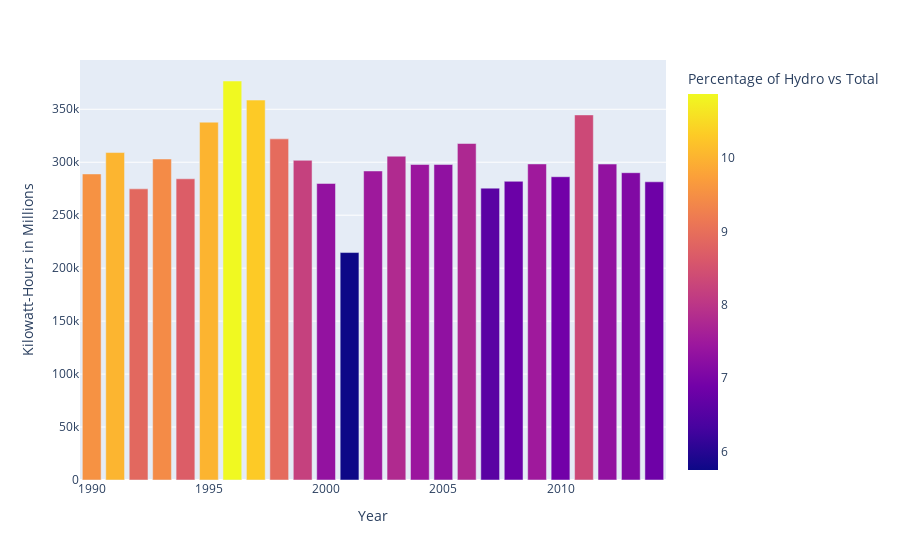

This figure's notebook cell:
### Code cell
hydro = px.bar(hyd_results, x='year', y='quantity', labels={'quantity':'Kilowatt-Hours in Millions', 'year':'Year', 
               'hyd_as_per':'Percentage of Hydro vs Total'}, hover_data=['hyd_as_per'], color='hyd_as_per')

hydro.show()

### Figure 1 — Plotly figure (JSON) as saved in the notebook; plotly's stock layout.template omitted (floating-point values rounded to 4 significant figures)
{"data": [{"alignmentgroup": "True", "customdata": [[6.829], [7.087], [7.316], [8.338], [6.888], [7.5], [6.792], [6.575], [7.753], [7.288], [7.436], [7.801], [7.496], [5.746], [7.336], [8.199], [8.936], [10.3], [10.87], [10.02], [8.701], [9.438], [8.873], [10.02], [9.537]], "hoverlabel": {"namelength": 0}, "hovertemplate": "Year=%{x}<br>Kilowatt-Hours in Millions=%{y}<br>Percentage of Hydro vs Total=%{marker.color}", "legendgroup": "", "marker": {"color": [6.829, 7.087, 7.316, 8.338, 6.888, 7.5, 6.792, 6.575, 7.753, 7.288, 7.436, 7.801, 7.496, 5.746, 7.336, 8.199, 8.936, 10.3, 10.87, 10.02, 8.701, 9.438, 8.873, 10.02, 9.537], "coloraxis": "coloraxis"}, "name": "", "offsetgroup": "", "orientation": "v", "showlegend": false, "textposition": "auto", "type": "bar", "x": [2014, 2013, 2012, 2011, 2010, 2009, 2008, 2007, 2006, 2005, 2004, 2003, 2002, 2001, 2000, 1999, 1998, 1997, 1996, 1995, 1994, 1993, 1992, 1991, 1990], "xaxis": "x", "y": [281527, 290113, 298287, 344679, 286333, 298410, 281995, 275545, 317689, 297926, 297894, 305724, 291755, 214728, 279986, 301793, 322080, 358685, 376702, 337856, 284373, 303060, 274883, 309155, 288960], "yaxis": "y"}], "layout": {"barmode": "relative", "coloraxis": {"colorbar": {"title": {"text": "Percentage of Hydro vs Total"}}, "colorscale": [[0, "#0d0887"], [0.1111, "#46039f"], [0.2222, "#7201a8"], [0.3333, "#9c179e"], [0.4444, "#bd3786"], [0.5556, "#d8576b"], [0.6667, "#ed7953"], [0.7778, "#fb9f3a"], [0.8889, "#fdca26"], [1, "#f0f921"]]}, "legend": {"tracegroupgap": 0}, "margin": {"t": 60}, "xaxis": {"anchor": "y", "domain": [0, 1], "title": {"text": "Year"}}, "yaxis": {"anchor": "x", "domain": [0, 1], "title": {"text": "Kilowatt-Hours in Millions"}}}}
